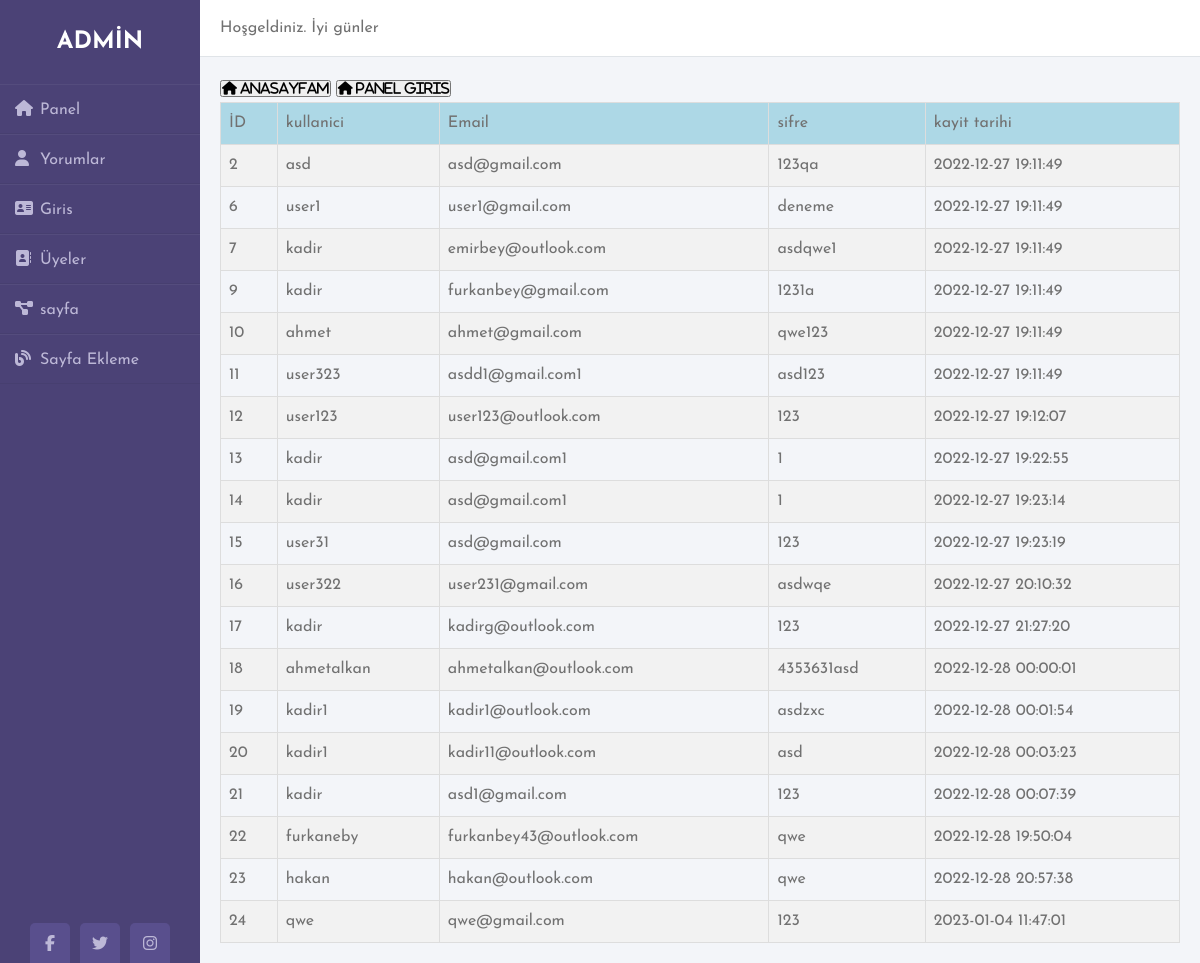
The page /admin/uye.php on the database its author committed.
### tables this page shows
CREATE TABLE IF NOT EXISTS `kullanicilar` (
  `id` int(11) NOT NULL AUTO_INCREMENT,
  `kullanici` varchar(70) NOT NULL,
  `email` varchar(70) NOT NULL,
  `sifre` varchar(50) NOT NULL,
  `kayit-tarih` datetime NOT NULL DEFAULT CURRENT_TIMESTAMP,
  PRIMARY KEY (`id`)
);

### admin/uye.php (the view, shortened to what this page needs)
<!doctype html>
<html>
  <head>
    <link rel="stylesheet" href="css/panel.css">
  </head>
  <body>
    <div class="wrapper">
      <div class="sidebar">
        <h2>ADMİN</h2>
        <ul>
          <li><a href="panel.php"><i class="fas fa-home"></i>Panel</a></li>
          <li><a href="yorum.php"><i class="fas fa-user"></i>Yorumlar</a></li>
          <li><a href="sidebar.php"><i class="fas fa-address-card"></i>Giris</a></li>
          <li><a href="uye.php"><i class="fas fa-address-book"></i>Üyeler</a></li>
          <li><a href="sayfa.php"><i class="fas fa-project-diagram"></i>sayfa</a></li>
          <li><a href="sayfaekle.php"><i class="fas fa-blog"></i>Sayfa Ekleme</a></li>
        </ul>
        <div class="social_media">
          <a href="#"><i class="fab fa-facebook-f"></i></a>
          <a href="#"><i class="fab fa-twitter"></i></a>
          <a href="#"><i class="fab fa-instagram"></i></a>
        </div>
      </div>
      <div class="main_content">
        <div class="header">Hoşgeldiniz. İyi günler</div>
        <div class="info">
          <div>
          <button class="fas fa-home" onclick="location.href='../index.php'"> anasayfam</button>
            <button class="fas fa-home" onclick="location.href='sidebar.php'"> panel Giris</button>
            <table id="customers">
              <tr>
                <td>İD</td>
                <td>kullanici</td>
                <td>Email</td>
                <td>sifre</td>
                <td>kayit tarihi</td>
              </tr>
              <?php
        include "../db.php";
        $sec = $conn->prepare("SELECT * FROM kullanicilar");
        $sec->execute();
        for ($i = 0; $cek = $sec->fetch(); $i++) {
          echo "
                  <tr>
                        <td>" . $cek['id'] . "</td>
                        <td>" . $cek['kullanici'] . "</td>
                        <td>" . $cek['email'] . "</td>
                        <td>" . $cek['sifre'] . "</td>
                        <td>" . $cek['kayit-tarih'] . "</td>
                    </tr>
                    ";
        }
        ?>
            </table>
          </div>
        </div>
      </div>
    </div>
  </body>
</html>

### admin/css/panel.css (style rules this page uses)
* { margin: 0; padding: 0; box-sizing: border-box; list-style: none; text-decoration: none; font-family: 'Josefin Sans', sans-serif; }
body { background-color: #f3f5f9; }
.wrapper { display: flex ; position:relative; }
.wrapper .sidebar { width: 200px; height: 100%; background: #4b4276; padding: 30px 0px; position: fixed; }
.wrapper .sidebar h2 { color: #fff; text-transform: uppercase; text-align: center; margin-bottom: 30px; }
.wrapper .sidebar ul li { padding: 15px; border-bottom: 1px solid #bdb8d7; border-bottom: 1px solid rgba(0,0,0,0.05); border-top: 1px solid rgba(255,255,255,0.05); }
.wrapper .sidebar ul li a { color: #bdb8d7; display: block; }
.wrapper .sidebar ul li a .fas { width: 25px; }
.wrapper .sidebar .social_media { position: absolute; bottom: 0; left: 50%; transform: translateX(-50%); display: flex; }
.wrapper .sidebar .social_media a { display: block; width: 40px; background: #594f8d; height: 40px; line-height: 45px; text-align: center; margin: 0 5px; color: #bdb8d7; border-top-left-radius: 5px; border-top-right-radius: 5px; }
.wrapper .main_content { width: 100%; margin-left: 200px; }
.wrapper .main_content .header { padding: 20px; background: #fff; color: #717171; border-bottom: 1px solid #e0e4e8; }
.wrapper .main_content .info { margin: 20px; color: #717171; line-height: 25px; }
.wrapper .main_content .info div { margin-bottom: 20px; }

### admin/uye.php (style rules this page uses)
#customers { font-family: Arial, Helvetica, sans-serif; border-collapse: collapse; width: 100%; }
#customers td, #customers th { border: 1px solid #ddd; padding: 8px; }
#customers tr:nth-child(even) { background-color: #F2F2F2; }
tr:nth-child(1) { background-color: lightblue; transition: 0.9s; }

### rows shown on the page
kullanicilar: id "2", kullanici "asd", email "asd@gmail.com", sifre "123qa", value "2022-12-27 19:11:49"
kullanicilar: id "6", kullanici "user1", email "user1@gmail.com", sifre "deneme", value "2022-12-27 19:11:49"
kullanicilar: id "7", kullanici "kadir", email "emirbey@outlook.com", sifre "asdqwe1", value "2022-12-27 19:11:49"
kullanicilar: id "9", kullanici "kadir", email "furkanbey@gmail.com", sifre "1231a", value "2022-12-27 19:11:49"
kullanicilar: id "10", kullanici "ahmet", email "ahmet@gmail.com", sifre "qwe123", value "2022-12-27 19:11:49"
kullanicilar: id "11", kullanici "user323", email "asdd1@gmail.com1", sifre "asd123", value "2022-12-27 19:11:49"
kullanicilar: id "12", kullanici "user123", email "user123@outlook.com", sifre "123", value "2022-12-27 19:12:07"
kullanicilar: id "13", kullanici "kadir", email "asd@gmail.com1", sifre "1", value "2022-12-27 19:22:55"
kullanicilar: id "14", kullanici "kadir", email "asd@gmail.com1", sifre "1", value "2022-12-27 19:23:14"
kullanicilar: id "15", kullanici "user31", email "asd@gmail.com", sifre "123", value "2022-12-27 19:23:19"
kullanicilar: id "16", kullanici "user322", email "user231@gmail.com", sifre "asdwqe", value "2022-12-27 20:10:32"
kullanicilar: id "17", kullanici "kadir", email "kadirg@outlook.com", sifre "123", value "2022-12-27 21:27:20"
kullanicilar: id "18", kullanici "ahmetalkan", email "ahmetalkan@outlook.com", sifre "4353631asd", value "2022-12-28 00:00:01"
kullanicilar: id "19", kullanici "kadir1", email "kadir1@outlook.com", sifre "asdzxc", value "2022-12-28 00:01:54"
kullanicilar: id "20", kullanici "kadir1", email "kadir11@outlook.com", sifre "asd", value "2022-12-28 00:03:23"
kullanicilar: id "21", kullanici "kadir", email "asd1@gmail.com", sifre "123", value "2022-12-28 00:07:39"
kullanicilar: id "22", kullanici "furkaneby", email "furkanbey43@outlook.com", sifre "qwe", value "2022-12-28 19:50:04"
kullanicilar: id "23", kullanici "hakan", email "hakan@outlook.com", sifre "qwe", value "2022-12-28 20:57:38"
kullanicilar: id "24", kullanici "qwe", email "qwe@gmail.com", sifre "123", value "2023-01-04 11:47:01"
